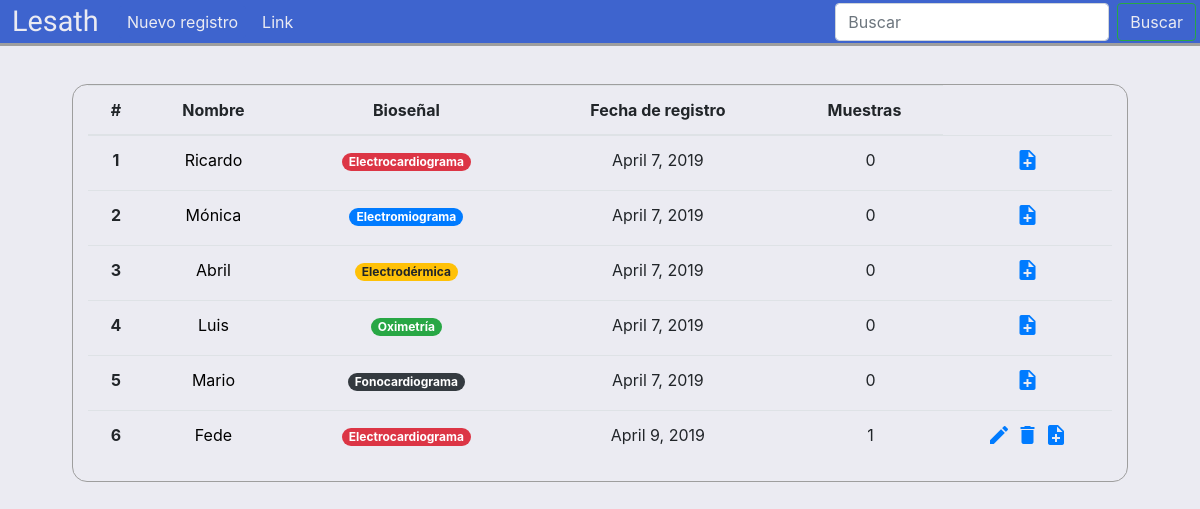
Page /señales/registros/RicardoHV/ (signed in) on the earlier database version.
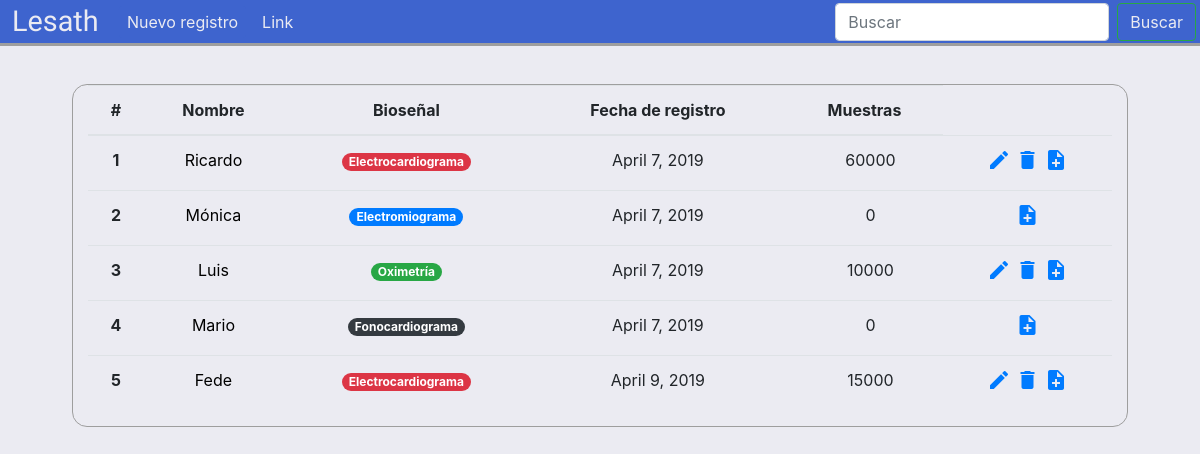
Same page on the later database version.
### ecg/models.py (models this page shows, shortened)
class Signal(models.Model):
    usuario = models.ForeignKey('users.CustomUser', on_delete=models.CASCADE, null=True)
    nombre = models.CharField(max_length=255)
    CATEGORIAS = {
        ('Electrocardiograma','Electrocardiograma'),
        ('Electromiograma','Electromiograma'),
        ('Oximetría', 'Oximetría'),
        ('Fonocardiograma', 'Fonocardiograma'),
        ('Electrodérmica','Electrodérmica'),
    }
    categoria = models.CharField(choices=CATEGORIAS, max_length=50)
    fecha = models.DateField(default=datetime.date.today)
    muestras = models.IntegerField(default=0)
    data = PickledObjectField(default=0)

### ecg/forms.py
class SignalForm(forms.ModelForm):
    class Meta:
        model = Signal
        fields = ('nombre', 'categoria',)

### ecg/views.py (called while the page is built)
    def get_queryset(self):
        queryset = self.request.user.signal_set.all()
        return queryset

### ecg/templates/ecg/senales.html (shortened to what this page needs)
{% extends 'ecg/senbase.html' %}
{% block link %}
<button class="btn btn-secondary btn-sm mt-1 mr-2" data-toggle="modal" data-target="#signal">
    Nuevo registro
</button>
{% endblock %}
{% block search %}
    <form class="form-inline mt-2 mt-md-0">
        <input class="form-control mr-sm-2" type="text" placeholder="Buscar" aria-label="Search">
        <button class="btn btn-outline-success my-2 my-sm-0 mr-1" type="submit">Buscar</button>
    </form>
{% endblock %}
{% block content %}
<main role="main" class="container principal text-center">
    <table class="table table-hover">
        <thead>
            <tr>
            <th scope="col">#</th>
            <th scope="col">Nombre</th>
            <th scope="col">Bioseñal</th>
            <th scope="col">Fecha de registro</th>
            <th scope="col">Muestras</th>
            </tr>
        </thead>
        <tbody>
        {% for signal in signals %}
        <tr>
            <th scope="row">{{ forloop.counter }}</th>
            <td><a class="nombre" href="{% url 'registros:ecg' signal.id %}">{{signal.nombre}}</a></td>
            <td>
                {% if signal.categoria == 'Electrocardiograma' %}
                    <span class="badge badge-pill badge-danger">{{signal.categoria}}</span>
                {% elif signal.categoria == 'Electromiograma' %}
                    <span class="badge badge-pill badge-primary">{{signal.categoria}}</span>
                {% elif signal.categoria == 'Oximetría' %}
                    <span class="badge badge-pill badge-success">{{signal.categoria}}</span>
                {% elif signal.categoria == 'Fonocardiograma' %}
                    <span class="badge badge-pill badge-dark">{{signal.categoria}}</span>
                {% else %}
                    <span class="badge badge-pill badge-warning">{{signal.categoria}}</span>
                {% endif %}
            </td>
            <td>{{signal.fecha}}</td>
            <td class="mx-0 pr-0">{{signal.muestras}}</td>
            <td>
                {% if signal.muestras == 0 %}
                <a class="#" href="{% url 'registros:nueva' signal.id %}">
                    <i class="material-icons">note_add</i>
                </a>
                {% else %}
                <a class="#" href="#">
                    <i class="material-icons">edit</i>
                </a>
                <a class="#" href="#">
                    <i class="material-icons">delete</i>
                </a>
                <a class="#" href="{% url 'registros:nueva' signal.id %}">
                    <i class="material-icons">note_add</i>
                </a>
                {% endif %}
            </td>
        </tr>
        {% endfor %}
        </tbody>
    </table>
</main>
{% endblock %}

Differences in the rows shown:
removed Signal: nombre "Abril", categoria "Electrodérmica", fecha "April 7, 2019", muestras "0"
changed Signal "Ricardo": muestras "0" → "60000"
changed Signal "Luis": muestras "0" → "10000"
changed Signal "Fede": muestras "1" → "15000"
